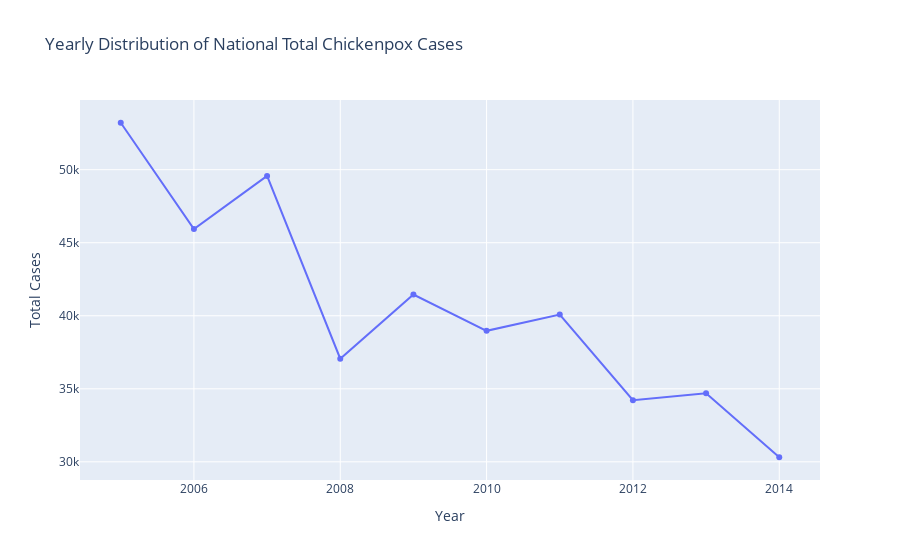

The code cell stored with this chart in its notebook:
### Code cell
# Convert the date column to datetime type
chickenpox_df['Date'] = pd.to_datetime(chickenpox_df['Date'], dayfirst=True)

# Extract the year from the date column
chickenpox_df['Year'] = chickenpox_df['Date'].dt.year

# Calculate the sum of cases for each year
yearly_cases = chickenpox_df.groupby('Year').sum()

# We only need the column year
yearly_cases = yearly_cases.drop(['BUDAPEST', 'BARANYA', 'BACS', 'BEKES', 'BORSOD', 'CSONGRAD',
       'FEJER', 'GYOR', 'HAJDU', 'HEVES', 'JASZ', 'KOMAROM', 'NOGRAD', 'PEST',
       'SOMOGY', 'SZABOLCS', 'TOLNA', 'VAS', 'VESZPREM', 'ZALA'], axis=1)

# Create the bar plot
fig = go.Figure(data=[
    go.Scatter(x=yearly_cases.index, y=yearly_cases[column], name=column) for column in yearly_cases.columns
])

# Update the layout
fig.update_layout(
    title='Yearly Distribution of National Total Chickenpox Cases',
    xaxis_title='Year',
    yaxis_title='Total Cases'
)

# Show the plot
fig.show()

### Figure 1 — Plotly figure (JSON) as saved in the notebook; plotly's stock layout.template omitted (floating-point values rounded to 4 significant figures)
{"data": [{"name": "National_Total", "type": "scatter", "x": [2005, 2006, 2007, 2008, 2009, 2010, 2011, 2012, 2013, 2014], "y": [53213, 45941, 49575, 37057, 41452, 38968, 40084, 34220, 34696, 30313]}], "layout": {"title": {"text": "Yearly Distribution of National Total Chickenpox Cases"}, "xaxis": {"title": {"text": "Year"}}, "yaxis": {"title": {"text": "Total Cases"}}}}
